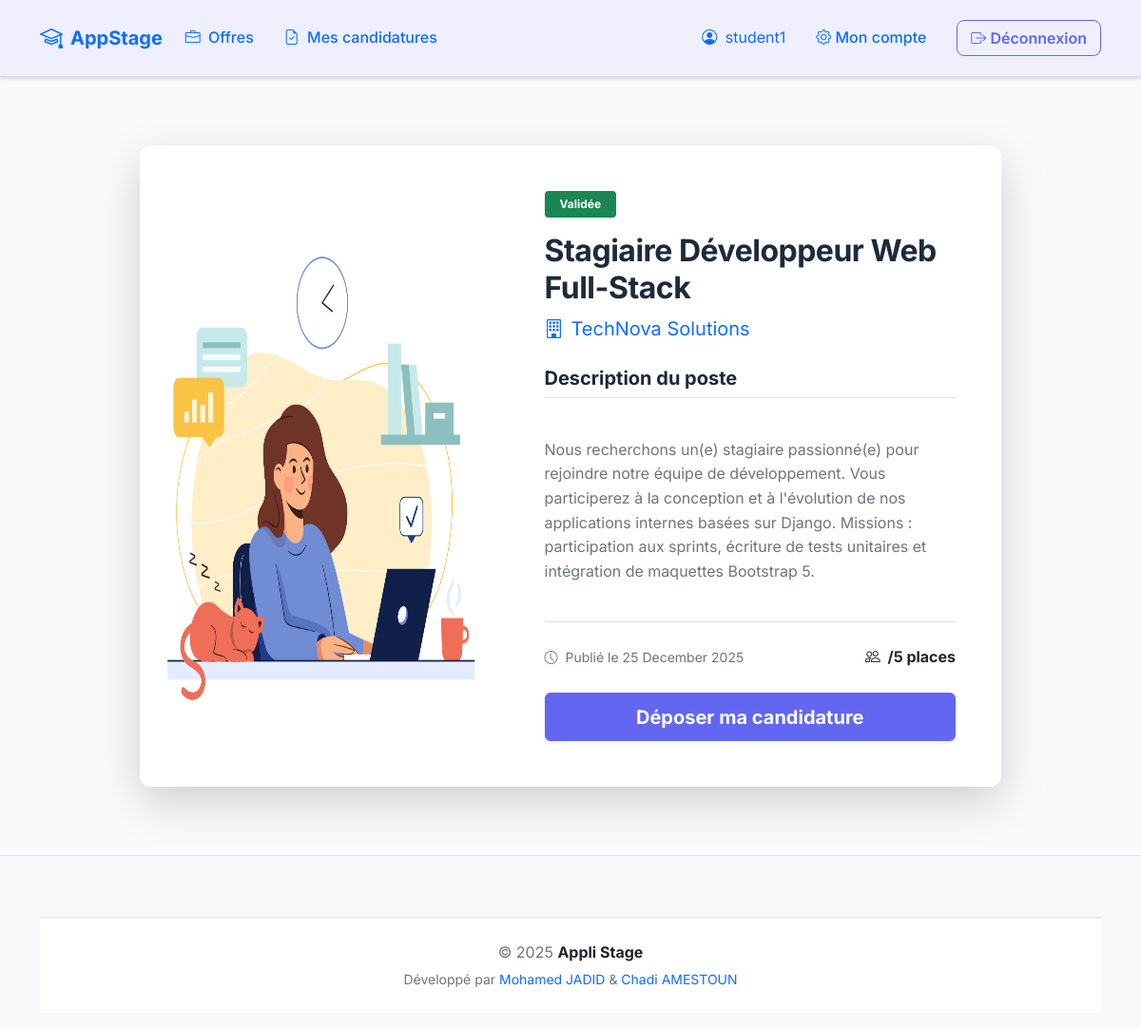
The app's page /offres/1/ (signed in) with its own data.
### appstage/models.py (models this page shows, shortened)
class Offre (models.Model):
    IDOffre = models.AutoField(primary_key=True)
    entrepriseOffre = models.CharField(max_length=200)
    nomContactOffre = models.CharField(max_length=100)
    prenomContactOffre = models.CharField(max_length=100, blank=True, null=True)
    emailContactOffre = models.EmailField(max_length=254)
    dateDepotOffre = models.DateTimeField(auto_now_add=True)
    titreOffre = models.CharField(max_length=200)
    detailsOffre = models.TextField()
    imageOffre = models.ImageField(
        upload_to='offres_images/',
        blank=True,
        null=True
    )
    statutOffre = models.CharField(
        max_length=20,
        choices=[
            ('attente', 'En attente de validation'),
            ('validee', 'Validée'),
            ('refusee', 'Refusée'),
            ('cloturee', 'Clôturée'),
        ],
        default='attente'
    )

### appstage/views.py (the view)
# urls.py: path('offres/<int:offre_id>/', views.offre, name='detail_offre'),
def offre(request, offre_id):
    try:
        uneOffre = Offre.objects.get(IDOffre=offre_id)
    except Offre.DoesNotExist:
        return render(
            request,
            'appstage/forbidden.html',
            {'message': "Offre introuvable."}
        )
    if not request.user.is_authenticated and uneOffre.statutOffre != 'validee':
        return render(
            request,
            'appstage/forbidden.html',
            {'message': "Offre non disponible."}
        )
    return render(
        request,
        'appstage/offre.html',
        {'offre': uneOffre}
    )

### appstage/templates/appstage/offre.html (shortened to what this page needs)
{% extends 'appstage/base.html' %}
{% load static %}
{% block main %}
<div class="container py-5">
    <div class="row justify-content-center">
        <div class="col-lg-10">
            <div class="card shadow-lg border-0 rounded-4 overflow-hidden animate-fade">
                <div class="row g-0">
                    <div class="col-md-5">
                        <img src="{% if offre.imageOffre %}{{ offre.imageOffre.url }}{% else %}{% static 'appstage/img/default_offer.jpg' %}{% endif %}"
                             class="img-fluid h-100 w-100 object-fit-cover"
                             style="min-height: 420px;"
                             alt="{{ offre.titreOffre }}">
                    </div>
                    <div class="col-md-7 p-4 p-lg-5 d-flex flex-column">
                        <div class="mb-auto">
                            <span class="badge
                                {% if offre.statutOffre == 'validee' %}bg-success
                                {% elif offre.statutOffre == 'refusee' %}bg-danger
                                {% else %}bg-warning text-dark{% endif %}
                                px-3 py-2 mb-3 shadow-sm">
                                {{ offre.get_statutOffre_display|default:offre.statutOffre }}
                            </span>
                            <h1 class="fw-bold h2 mb-2">{{ offre.titreOffre }}</h1>
                            <p class="text-primary fw-semibold fs-5 mb-4">
                                <i class="bi bi-building me-2"></i>{{ offre.entrepriseOffre }}
                            </p>
                            <h5 class="fw-bold border-bottom pb-2 mb-3">Description du poste</h5>
                            <p class="text-muted" style="white-space: pre-line;">
                                {{ offre.detailsOffre }}
                            </p>
                        </div>
                        <div class="mt-4 pt-4 border-top">
                            <div class="d-flex justify-content-between align-items-center mb-4">
                                <small class="text-muted">
                                    <i class="bi bi-clock me-1"></i>
                                    Publié le {{ offre.dateDepotOffre|date:"d F Y" }}
                                </small>
                                <span class="fw-bold text-dark">
                                    <i class="bi bi-people me-1"></i>
                                    {{ offre.nb_candidatures }}/5 places
                                </span>
                            </div>
                            {% if request.user.is_authenticated and not request.user.is_staff and not request.user.is_superuser %}
                                <a href="/offres/{{ offre.IDOffre }}/candidater/"
                                   class="btn btn-primary btn-lg w-100 fw-bold shadow-sm">
                                    Déposer ma candidature
                                </a>
                            {% endif %}
                        </div>
                    </div>
                </div>
            </div>
        </div>
    </div>
</div>
{% endblock %}

### appcompte/templates/appcompte/menuClient.html (shortened to what this page needs)
<nav class="navbar navbar-expand-lg navbar-modern shadow-sm py-3" style="background: rgba(99,102,241,0.10) !important;">
  <div class="container">
    <a class="navbar-brand d-flex align-items-center gap-2 text-primary" href="/">
      <i class="bi bi-mortarboard fs-4"></i> AppStage
    </a>
    <div class="collapse navbar-collapse" id="navbarClient">
      <ul class="navbar-nav me-auto gap-3">
        <li class="nav-item">
          <a class="nav-link" href="/offres/">
            <i class="bi bi-briefcase me-1"></i> Offres
          </a>
        </li>
        <li class="nav-item">
          <a class="nav-link" href="/mes-candidatures/">
            <i class="bi bi-file-earmark-check me-1"></i> Mes candidatures
          </a>
        </li>
      </ul>
      <span class="navbar-text fw-semibold me-3 text-primary">
        <i class="bi bi-person-circle me-1"></i> {{ user.username }}
      </span>
      <a class="nav-link fw-semibold text-primary me-3" href="/compte/">
        <i class="bi bi-gear"></i> Mon compte
      </a>
      <a class="btn btn-outline-primary btn-nav" href="/logout/">
        <i class="bi bi-box-arrow-right"></i> Déconnexion
      </a>
    </div>
  </div>
</nav>

### appstage/static/appstage/css/style.css (style rules this page uses)
:root { --primary: #6366F1; --primary-dark: #4F46E5; --primary-hover: #4338CA; --primary-soft: rgba(99, 102, 241, 0.12); --success: #10b981; --warning: #f59e0b; --danger: #ef4444; --dark: #1e293b; --dark-soft: rgba(30, 41, 59, 0.05); --light-bg: #f8fafc; --white: #ffffff; --border-color: #e2e8f0; --radius: 12px; --radius-sm: 6px; --shadow: 0 4px 6px -1px rgba(0, 0, 0, 0.1), 0 2px 4px -1px rgba(0, 0, 0, 0.06); --shadow-lg: 0 10px 15px -3px rgba(0, 0, 0, 0.1); --transition: all 0.3s cubic-bezier(0.4, 0, 0.2, 1); }
body { font-family: 'Inter', sans-serif; background-color: var(--light-bg); color: var(--dark); line-height: 1.6; }
h1, h2, h3, h4 { font-weight: 700; letter-spacing: -0.5px; }
.navbar-modern { backdrop-filter: blur(12px); -webkit-backdrop-filter: blur(12px); background: rgba(255, 255, 255, 0.75) !important; border-bottom: 1px solid rgba(148, 163, 184, 0.25); }
.navbar-modern .nav-link { font-weight: 500; transition: 0.2s; }
.navbar-modern .navbar-brand { font-weight: 700; }
.navbar-modern .btn-nav { border-radius: 8px; font-weight: 600; padding: 6px 14px; }
.card { border: none; border-radius: var(--radius); box-shadow: var(--shadow); transition: var(--transition); background: var(--white); }
.btn { padding: 0.6rem 1.5rem; border-radius: var(--radius-sm); font-weight: 600; transition: var(--transition); }
.btn-primary { background: var(--primary); border-color: var(--primary); }
.btn-outline-primary { color: var(--primary); border-color: var(--primary); }
.animate-fade { animation: fadeIn 0.8s ease-out forwards; }

### records on screen
Offre: imageOffre (picture), statutOffre "Validée", titreOffre "Stagiaire Développeur Web Full-Stack", entrepriseOffre "TechNova Solutions", detailsOffre "Nous recherchons un(e) stagiaire passionné(e) pour rejoindre notre équipe de développement. Vous participerez à la conception et à l'évolution de nos applications internes basées sur Django. Missions : participation aux sprints, écriture de tests unitaires et intégration de maquettes Bootstrap 5.", dateDepotOffre "25 December 2025"

### other values on screen
{{ user.username }} "student1"
